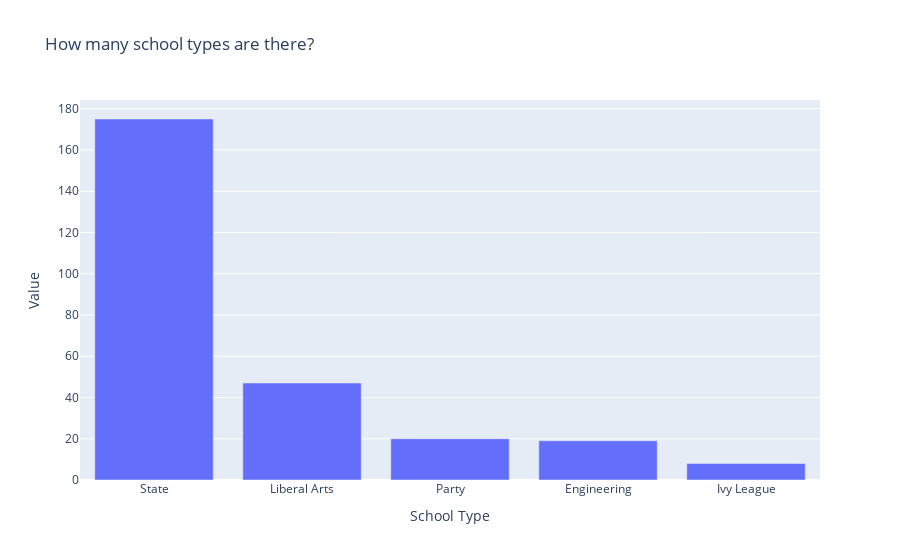

The code cell stored with this chart in its notebook:
### Markdown cell above
### School Types <a id="16"></a>
<mark>[Return Contents](#0)
<hr>
Let's visualize how many school types there are.

### Code cell
# Basic Bar Chart
data = [go.Bar(
            x=salariesByCollege_df.schooltype.value_counts().index,
            y=salariesByCollege_df.schooltype.value_counts().values
    )]
layout = {"title": "How many school types are there?", 
          "xaxis": {"title": "School Type", }, 
          "yaxis": {"title": "Value"}}
fig = go.Figure(data=data, layout=layout)
iplot(fig)

### Figure 1 — Plotly figure (JSON) as saved in the notebook; plotly's stock layout.template omitted (floating-point values rounded to 4 significant figures)
{"data": [{"type": "bar", "x": ["State", "Liberal Arts", "Party", "Engineering", "Ivy League"], "y": [175, 47, 20, 19, 8]}], "layout": {"title": {"text": "How many school types are there?"}, "xaxis": {"title": {"text": "School Type"}}, "yaxis": {"title": {"text": "Value"}}}}
